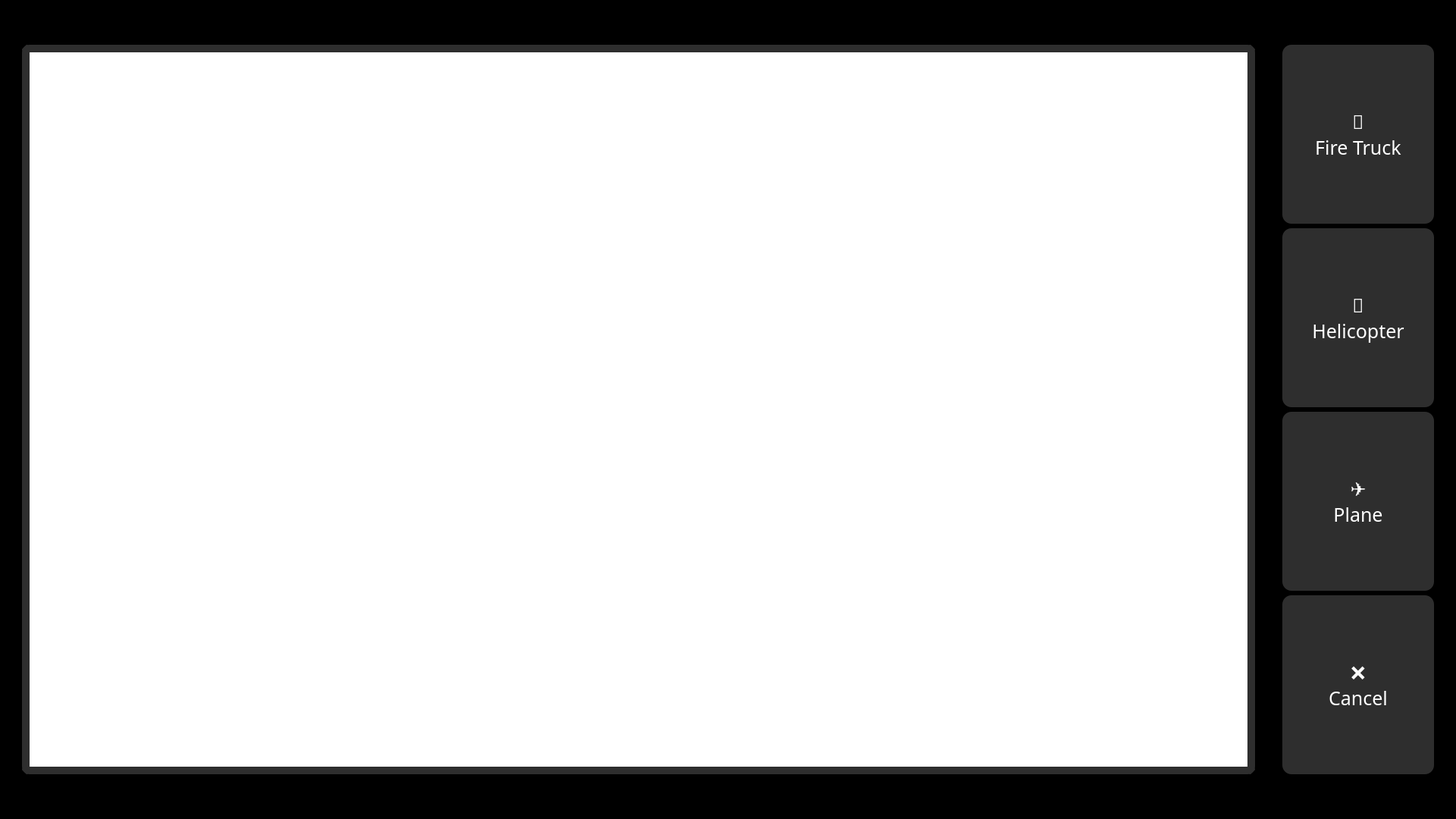
<?xml version="1.0" encoding="UTF-8"?>
<ui version="4.0">
 <class>GameWindow</class>
 <widget class="QMainWindow" name="GameWindow">
  <property name="geometry">
   <rect>
    <x>0</x>
    <y>0</y>
    <width>1920</width>
    <height>1080</height>
   </rect>
  </property>
  <property name="sizePolicy">
   <sizepolicy hsizetype="Fixed" vsizetype="Fixed">
    <horstretch>0</horstretch>
    <verstretch>0</verstretch>
   </sizepolicy>
  </property>
  <property name="font">
   <font>
    <family>VT323</family>
    <pointsize>2</pointsize>
   </font>
  </property>
  <property name="windowTitle">
   <string>MainWindow</string>
  </property>
  <property name="styleSheet">
   <string notr="true">#centralwidget {
	background-color: black;
border-image: url(:/mainMenu/Content/ThisIsUi (2).png);
}

QPushButton {
    background-color: #2e2e2e;
    color: white;
    font-size: 25px;
    padding: 12px 24px;
    border-radius: 12px;
    border: 0px solid #1a1a1a;
}

QPushButton:hover {
    background-color: #3a3a3a;
}

QPushButton:pressed {
    background-color: #1f1f1f;
}

#graphicsView {
	border-radius: 50px;
    border: 1px solid #1a1a1a;
}
</string>
  </property>
  <widget class="QWidget" name="centralwidget">
   <property name="font">
    <font>
     <family>VT323</family>
     <pointsize>1</pointsize>
    </font>
   </property>
   <layout class="QGridLayout" name="gridLayout_2">
    <item row="1" column="1">
     <widget class="QGraphicsView" name="graphicsView">
      <property name="cursor" stdset="0">
       <cursorShape>OpenHandCursor</cursorShape>
      </property>
      <property name="styleSheet">
       <string notr="true">border-radius: 10px;
border: 10px solid #2e2e2e;
</string>
      </property>
      <property name="verticalScrollBarPolicy">
       <enum>Qt::ScrollBarPolicy::ScrollBarAlwaysOff</enum>
      </property>
      <property name="horizontalScrollBarPolicy">
       <enum>Qt::ScrollBarPolicy::ScrollBarAlwaysOff</enum>
      </property>
     </widget>
    </item>
    <item row="1" column="0">
     <spacer name="horizontalSpacer">
      <property name="orientation">
       <enum>Qt::Orientation::Horizontal</enum>
      </property>
      <property name="sizeType">
       <enum>QSizePolicy::Policy::Preferred</enum>
      </property>
      <property name="sizeHint" stdset="0">
       <size>
        <width>20</width>
        <height>20</height>
       </size>
      </property>
     </spacer>
    </item>
    <item row="1" column="2">
     <spacer name="horizontalSpacer_4">
      <property name="orientation">
       <enum>Qt::Orientation::Horizontal</enum>
      </property>
      <property name="sizeType">
       <enum>QSizePolicy::Policy::Preferred</enum>
      </property>
      <property name="sizeHint" stdset="0">
       <size>
        <width>30</width>
        <height>20</height>
       </size>
      </property>
     </spacer>
    </item>
    <item row="0" column="3">
     <layout class="QVBoxLayout" name="verticalLayout"/>
    </item>
    <item row="2" column="1">
     <spacer name="horizontalSpacer_3">
      <property name="orientation">
       <enum>Qt::Orientation::Horizontal</enum>
      </property>
      <property name="sizeHint" stdset="0">
       <size>
        <width>40</width>
        <height>50</height>
       </size>
      </property>
     </spacer>
    </item>
    <item row="0" column="1">
     <spacer name="horizontalSpacer_2">
      <property name="orientation">
       <enum>Qt::Orientation::Horizontal</enum>
      </property>
      <property name="sizeHint" stdset="0">
       <size>
        <width>40</width>
        <height>50</height>
       </size>
      </property>
     </spacer>
    </item>
    <item row="1" column="4">
     <layout class="QGridLayout" name="gridLayout">
      <property name="sizeConstraint">
       <enum>QLayout::SizeConstraint::SetMinimumSize</enum>
      </property>
      <item row="3" column="0">
       <widget class="RetroButton" name="canclePushButton">
        <property name="sizePolicy">
         <sizepolicy hsizetype="Minimum" vsizetype="MinimumExpanding">
          <horstretch>0</horstretch>
          <verstretch>0</verstretch>
         </sizepolicy>
        </property>
        <property name="minimumSize">
         <size>
          <width>200</width>
          <height>0</height>
         </size>
        </property>
        <property name="font">
         <font>
          <family>VT323</family>
          <pointsize>-1</pointsize>
          <bold>false</bold>
         </font>
        </property>
        <property name="text">
         <string>❌
Cancel</string>
        </property>
       </widget>
      </item>
      <item row="2" column="0">
       <widget class="RetroButton" name="planePushButton">
        <property name="sizePolicy">
         <sizepolicy hsizetype="Minimum" vsizetype="MinimumExpanding">
          <horstretch>0</horstretch>
          <verstretch>0</verstretch>
         </sizepolicy>
        </property>
        <property name="minimumSize">
         <size>
          <width>200</width>
          <height>0</height>
         </size>
        </property>
        <property name="font">
         <font>
          <family>VT323</family>
          <pointsize>-1</pointsize>
          <bold>false</bold>
         </font>
        </property>
        <property name="text">
         <string>✈️
Plane</string>
        </property>
       </widget>
      </item>
      <item row="1" column="0">
       <widget class="RetroButton" name="helicopterPushButton">
        <property name="sizePolicy">
         <sizepolicy hsizetype="Minimum" vsizetype="MinimumExpanding">
          <horstretch>0</horstretch>
          <verstretch>0</verstretch>
         </sizepolicy>
        </property>
        <property name="minimumSize">
         <size>
          <width>200</width>
          <height>0</height>
         </size>
        </property>
        <property name="font">
         <font>
          <family>VT323</family>
          <pointsize>-1</pointsize>
          <bold>false</bold>
         </font>
        </property>
        <property name="text">
         <string>🚁
Helicopter</string>
        </property>
       </widget>
      </item>
      <item row="0" column="0">
       <widget class="RetroButton" name="fireTruckPushButton">
        <property name="sizePolicy">
         <sizepolicy hsizetype="Minimum" vsizetype="MinimumExpanding">
          <horstretch>0</horstretch>
          <verstretch>0</verstretch>
         </sizepolicy>
        </property>
        <property name="minimumSize">
         <size>
          <width>200</width>
          <height>0</height>
         </size>
        </property>
        <property name="font">
         <font>
          <family>VT323</family>
          <pointsize>-1</pointsize>
          <bold>false</bold>
         </font>
        </property>
        <property name="text">
         <string>🚒
Fire Truck</string>
        </property>
       </widget>
      </item>
     </layout>
    </item>
    <item row="1" column="5">
     <spacer name="horizontalSpacer_5">
      <property name="orientation">
       <enum>Qt::Orientation::Horizontal</enum>
      </property>
      <property name="sizeType">
       <enum>QSizePolicy::Policy::Preferred</enum>
      </property>
      <property name="sizeHint" stdset="0">
       <size>
        <width>20</width>
        <height>20</height>
       </size>
      </property>
     </spacer>
    </item>
   </layout>
  </widget>
 </widget>
 <customwidgets>
  <customwidget>
   <class>RetroButton</class>
   <extends>QPushButton</extends>
   <header>retrobutton.h</header>
  </customwidget>
 </customwidgets>
 <resources/>
 <connections/>
</ui>
